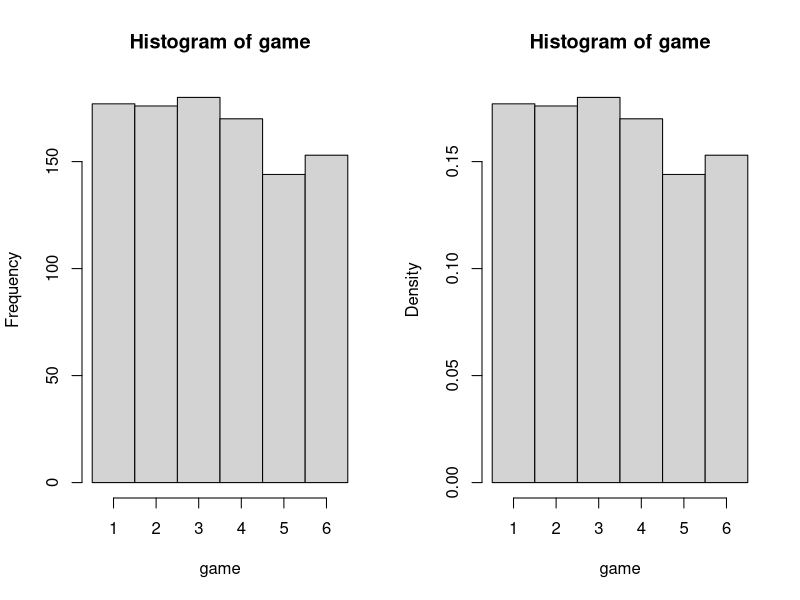

Generate this figure with R: (Note: this script raises an error after producing the figure.)
# -*- coding: utf-8 -*-
#####################
#####################
##
##	Create a dice and throw it
##
####################
####################

##general house cleaning
##get use to this early
##this clears the workspace
rm(list = ls())


	#create a dice

		#create a dice by creating an object, called "normal.dice", from a sequence of numbers
		#seq() is a function that creates a sequence, it has arguments "from", "to" and "by" (increments)
	
	

normal.dice<-seq(from=1, to=6, by=1)



	#create a function to throw your dice

		#create an object for the function called "throw"
		#this function will have the arguments "dice" which will be the dice you will give the function
		#and n.throws which will be the number of times to throw the dice
		#
		#the function you create will contain {} the function sample()
		#this function takes a value randomly from its argument x=dice
		#it takes size=n.throws values and allows for replacement (replacement=T for TRUE)
		#replacement means each value can be picked many times, just like multiple throws of dice can fall on the same value


throw<-function(dice, n.throws){sample(x=dice, size=n.throws, replace=T)}



	#try it, throw your dice once
		#select the text including the next line, the function that throws the dice with your normal.dice as argument
	
	
throw(normal.dice, 1)
	
	
	
	#if you are in R
		#in OS X press command-enter
		#in windows press control-r
	#if you are outside of R
		#copy your text into r (either the GUI or the command line)
		


	#throw your dice n.throws

n.throws<-1000

throw(normal.dice,n.throws)


	#save the results of n.throws into an object called "game"


game<-throw(normal.dice,n.throws)


	#visualize the results using the function hist()
	#to learn more about hist() or anything in R
	#try ?hist or ??hist
	#this function plots a histogram of frequency: counts per data
	#breaks is the values of the extremes of the bins
	#from which to which value should be incorporated into each category
	

par(mfrow = c(1,2)) 
	#this command will set up a grid of figures; par is a command
	#to change graphical parameters, and mfrow is an arguement to say how many
	#rows and columns of figures you want. Each new plot command will fill
	#in this grid starting from top left, and moving right, then down.

hist(game,breaks=seq(from=0.5,to=6.5,by=1))

	#to create a probability density histogram
	#incert the argument freq=F (for false)
	
hist(game,breaks=seq(from=0.5,to=6.5,by=1), freq=F)


####################
####################
## If you are not impressed by numbers, and feel the need to see a coin actually flip
## The package TeachingDemos has just what you need

#check that TeachingDemos is installed, install it if it is not
if(require("TeachingDemos")==F)
install.packages("TeachingDemos")
#load TeachingDemos
require("TeachingDemos")


#create the die
plot.rgl.die()
#roll the regular die
roll.rgl.die(steps=50)


##TeachingDemos also contains a "dice" that throws "ndice", "rolls" times

dice(rolls=1, ndice=1, sides=6, plot.it=T, load=rep(1, 6))



#look into the functions by either typing them directly to see their content or with ?, ??
